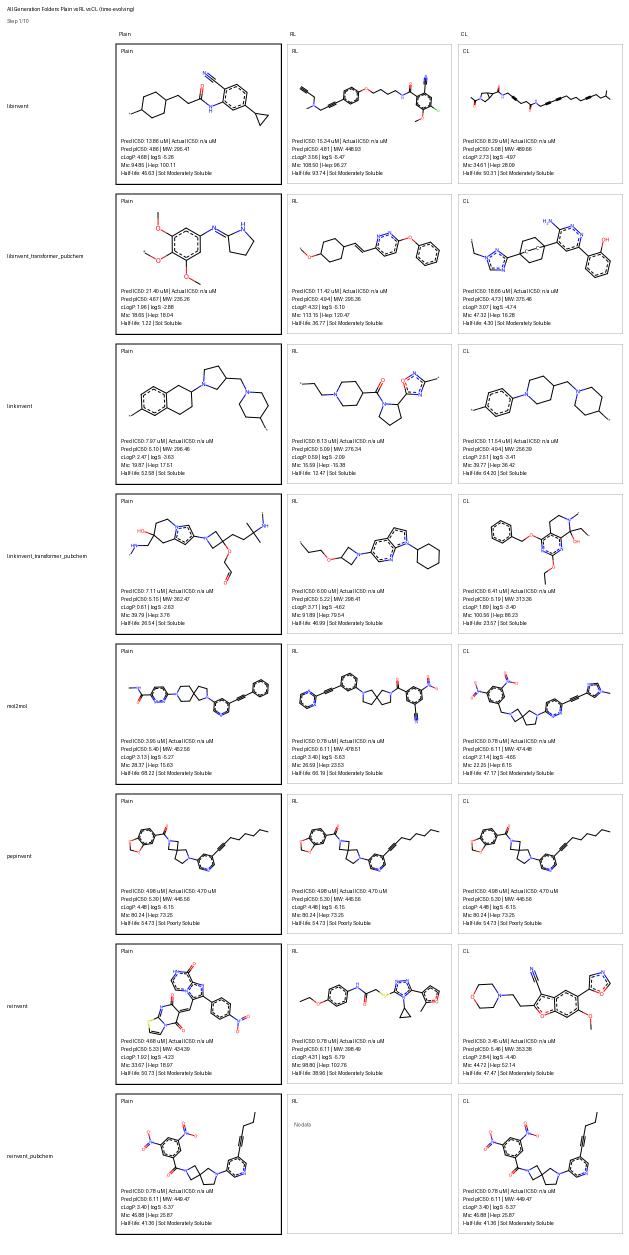
#> input picture outputs/generated/animations/all_generation_folders_big_timeline_first_frame.png, 1258 x 2510 px (shown at 1/2 size); the run also reads 1 picture not shown here
$ python create_master_combined_animation.py
#> lines starting #> are read from the running program, lines starting #| are printed output that depends on the picture
#!/usr/bin/env python3
from __future__ import annotations

from pathlib import Path
from typing import List

from PIL import Image, ImageDraw, ImageFont, ImageSequence

ROOT = Path(__file__).resolve().parents[1]
OUT_DIR = ROOT / "outputs/generated/animations"
OUT_GIF = OUT_DIR / "all_requested_outputs_combined.gif"
OUT_PNG = OUT_DIR / "all_requested_outputs_combined_first_frame.png"

FILES = [
    ROOT / "outputs/generated/animations/all_generation_folders_big_timeline_first_frame.png",
    ROOT / "outputs/generated/animations/all_generation_folders_big_timeline.gif",
    ROOT / "outputs/generated/animations/final_structures/minimal_diffs/spiral_preservation_big.gif",
    ROOT / "outputs/generated/animations/final_structures/minimal_diffs/spiral_preservation_all_compounds_part_01.gif",
    ROOT / "outputs/generated/animations/final_structures/minimal_diffs/scaffold_preservation_minimal.gif",
    ROOT / "outputs/generated/animations/final_structures/minimal_diffs/scaffold_non_preservation_minimal.gif",
    ROOT / "outputs/generated/animations/final_structures/minimal_diffs/non_spiral_preservation_big.gif",
    ROOT / "outputs/generated/animations/final_structures/minimal_diffs/non_spiral_preservation_all_compounds_part_01.gif",
    ROOT / "outputs/generated/animations/final_structures/minimal_diffs/minimal_combined_summary.gif",
    ROOT / "outputs/generated/animations/final_structures/minimal_diffs/biostere_replacement_big.gif",
    ROOT / "outputs/generated/animations/final_structures/minimal_diffs/bioisostere_replacement_minimal.gif",
    ROOT / "outputs/generated/animations/final_structures/minimal_diffs/bioisostere_replacement_big.gif",
    ROOT / "outputs/generated/animations/final_structures/minimal_diffs/bioisostere_replacement_all_compounds_part_01.gif",
]

TILE_W = 360
TILE_H = 220
PADDING = 16
HEADER_H = 54
COLS = 3
BG = "white"


class Asset:
    def __init__(self, path: Path, frames: List[Image.Image]):
        self.path = path
        self.label = path.name
        self.frames = frames


def load_asset(path: Path) -> Asset:
    if not path.exists():
        raise FileNotFoundError(path)

    suffix = path.suffix.lower()
    frames: List[Image.Image] = []

    if suffix == ".gif":
        with Image.open(path) as img:
            for frame in ImageSequence.Iterator(img):
                frames.append(frame.convert("RGB"))
    else:
        with Image.open(path) as img:
#> img is the input picture: PIL image 1258x2510 RGB; mean R, G, B 246.8, 246.5, 247
            frames.append(img.convert("RGB"))

    if not frames:
        raise RuntimeError(f"No frames found in {path}")

    return Asset(path, frames)
#> in __init__, `self.frames = frames`: self.frames = 1 item


# [51 lines left out: functions fit_image, make_tile, build_master_frames, not called in this run]


def main() -> None:
    assets = [load_asset(path) for path in FILES]
#> the loop in load_asset (call 2), `for frame in ImageSequence.Iterator(img):` made 10 passes
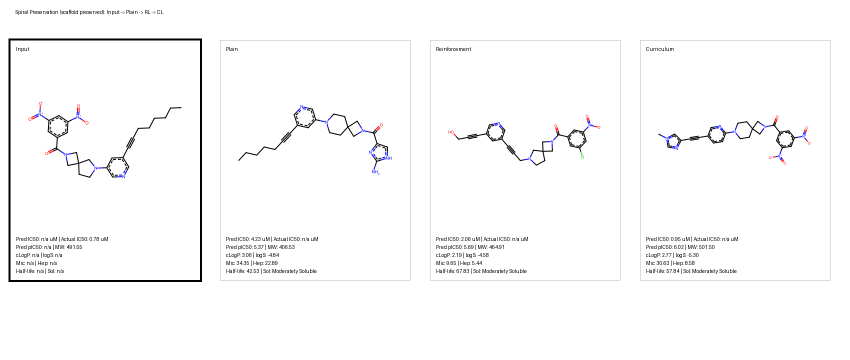
#> input picture outputs/generated/animations/final_structures/minimal_diffs/spiral_preservation_big.gif, 1700 x 720 px (shown at 1/2 size)
#> in load_asset, img is the input picture: PIL image 1700x720 P; mean R, G, B 250.3, 250.2, 250.5
#> the loop in load_asset (call 3), `for frame in ImageSequence.Iterator(img):` made 4 passes
#> after the loop in load_asset (call 3), `for frame in ImageSequence.Iterator(img):`: frames = 4 items
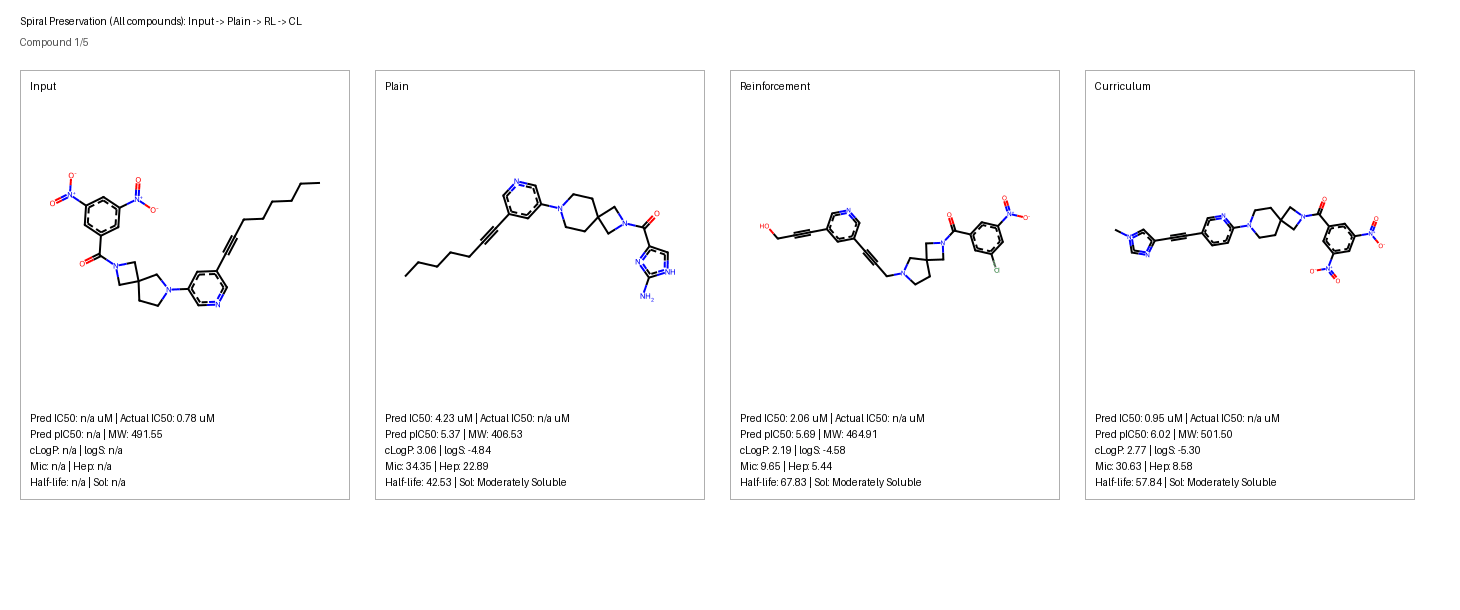
#> input picture outputs/generated/animations/final_structures/minimal_diffs/spiral_preservation_all_compounds_part_01.gif, 1460 x 610 px
#> in load_asset, img is the input picture: PIL image 1460x610 P; mean R, G, B 250.6, 250.5, 250.8
#> the loop in load_asset (call 4), `for frame in ImageSequence.Iterator(img):` made 5 passes
#> after the loop in load_asset (call 4), `for frame in ImageSequence.Iterator(img):`: frames = 5 items
    frames = build_master_frames(assets)

    OUT_DIR.mkdir(parents=True, exist_ok=True)
    frames[0].save(
        OUT_GIF,
        save_all=True,
        append_images=frames[1:],
        duration=[700] * (len(frames) - 1) + [1400],
        loop=0,
        optimize=True,
    )
    frames[0].save(OUT_PNG)

    print(f"Created: {OUT_GIF}")
    print(f"Created: {OUT_PNG}")
    print(f"Assets combined: {len(assets)}")


if __name__ == "__main__":
#> (the run stopped early here; a loop or call above may not have finished)
